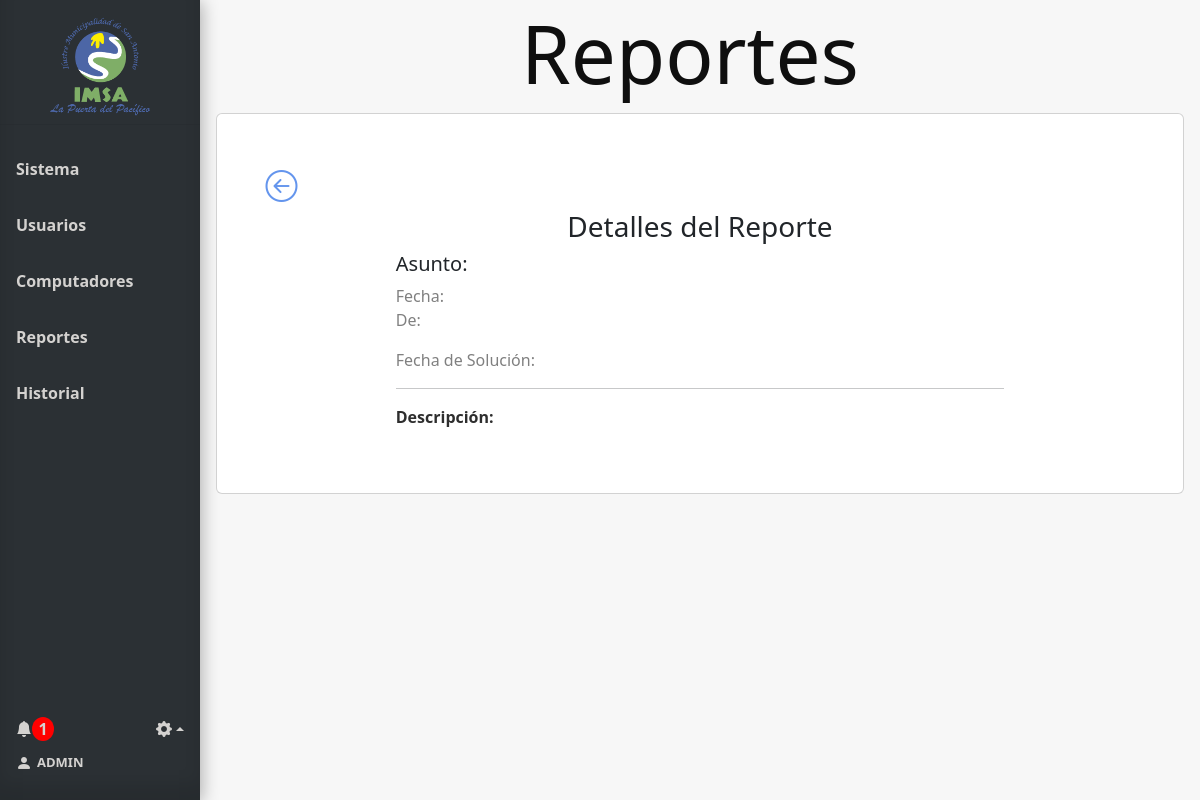
The app's page /ver_reporte/3 (signed in), older data.
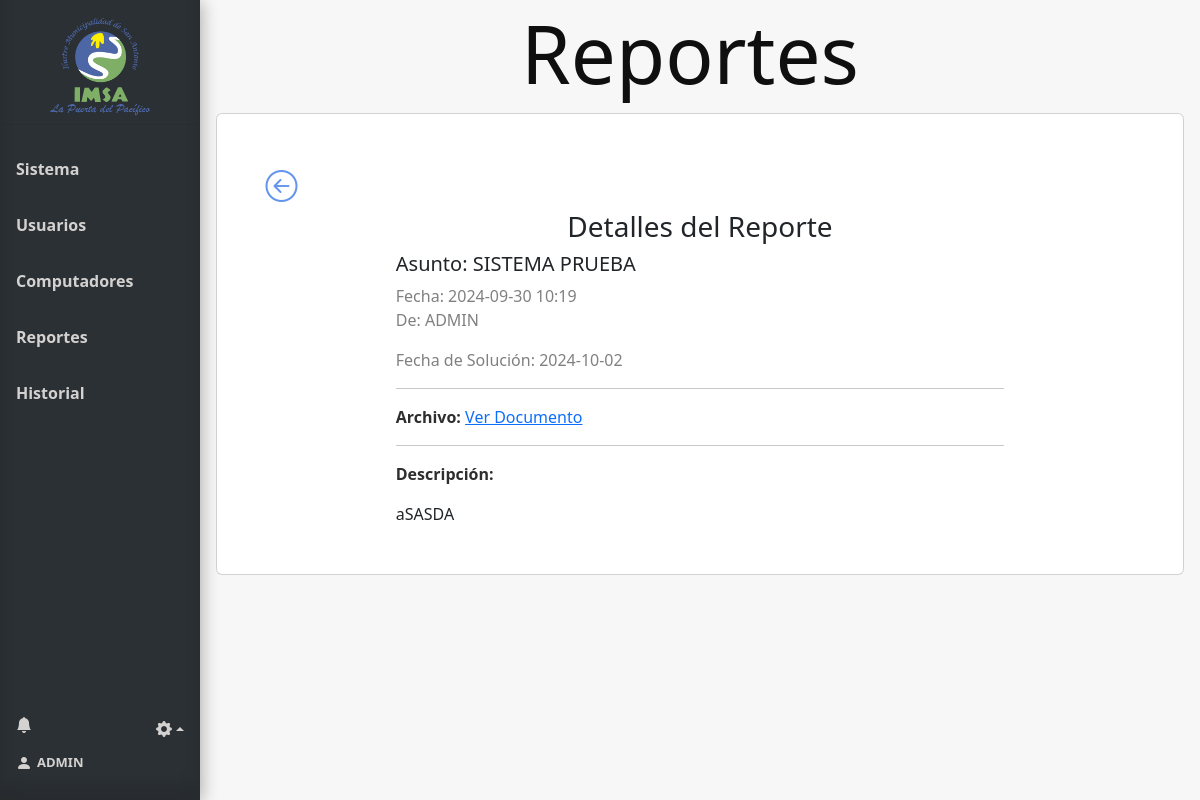
The same page, newer data.
### tables this page shows
CREATE TABLE Usuario (
    Id_usuario INTEGER PRIMARY KEY AUTOINCREMENT,
    Nombre_user VARCHAR(100),
    Email VARCHAR(100),
    Psw VARCHAR(100),
    id_tipo_usuario INTEGER,
    FOREIGN KEY (id_tipo_usuario) REFERENCES Tipo_usuario(id_tipo_usuario)
);

CREATE TABLE Reportes (
    id_reporte INTEGER PRIMARY KEY AUTOINCREMENT,
    usuario_id INTEGER,
    asunto VARCHAR(100) NOT NULL,
    descripcion VARCHAR(300) NOT NULL,
    fecha TIMESTAMP DEFAULT CURRENT_TIMESTAMP,
    fecha_solucion TIMESTAMP,
    archivo VARCHAR,
    FOREIGN KEY (usuario_id) REFERENCES Usuario(Id_usuario)
);

### app.py (the view)
@app.route('/ver_reporte/<int:id_reporte>', methods=['GET'])
@requiere_tipo_usuario(1)
@login_required
def ver_reporte(id_reporte):
    conn = get_db_connection()
    reporte = conn.execute('''
                           SELECT Reportes.id_reporte, Reportes.asunto, Reportes.fecha, Reportes.fecha_solucion, Reportes.descripcion, Reportes.archivo, Usuario.Nombre_user
                           FROM Reportes
                           INNER JOIN Usuario ON Usuario.id_usuario = Reportes.usuario_id
                           WHERE id_reporte = ?
                           ''', (id_reporte,)).fetchone()
    conn.close()
    user=current_user
    num_notificaciones_totales = get_total_notifications(user.id)
    info_notificaciones = get_info_notifications(user.id)
    return render_template('ver_reporte.html', reporte=reporte,  user=user, num_notificaciones_totales=num_notificaciones_totales, info_notificaciones=info_notificaciones)

### app.py (called while the page is built)
@login_manager.user_loader
def load_user(user_id):
    return Usuario.get_by_id(user_id)

def get_db_connection():
    conn = sqlite3.connect('database.db')
    conn.row_factory = sqlite3.Row
    return conn

def requiere_tipo_usuario(*roles_permitidos):
    def decorator(f):
        @wraps(f)
        def decorated_function(*args, **kwargs):
            if 'id_tipo_usuario' not in session:
                return redirect(url_for('login'))
            if session['id_tipo_usuario'] not in roles_permitidos:
                return redirect(url_for('index'))
            return f(*args, **kwargs)
        return decorated_function
    return decorator

def get_total_notifications(user_id):
    conn = get_db_connection()
    total_notifications = conn.execute(
        'SELECT COUNT(*) FROM Notificaciones WHERE id_usuario = ?  AND leido = false',
        (user_id,)
    ).fetchone()[0]
    conn.close()
    return total_notifications

### model.py (called while the page is built)
def get_db_connection():
    conn = sqlite3.connect('database.db')
    conn.row_factory = sqlite3.Row
    return conn

### templates/ver_reporte.html
{% extends 'base.html' %}
{% block head %}
<link rel="stylesheet" href="{{ url_for('static', filename='css/style_verReporte.css')}}">
{% endblock %}
{% block content %}
<h1 class="block-effect" style="--td:0.3s">
    <div class="block-reveal" style="--bc: #2b3034; --d: 0.5s">Reportes</div>
</h1>
<div class="card text-start mb-3">
    <div class="bodyBack">
        <a id="botonBack" href="{{url_for('reportes')}}" aria-valuetext="a">
            <i class="bi bi-arrow-left-circle"  style="font-size: 2rem; color: cornflowerblue;"></i>
        </a>
    </div>
    <div class="report-details" id="ReportDetails">
        <div class="report-details-header">
            <h3>Detalles del Reporte</h3>
        </div>
        <div class="report-details-body">
            <div class="headReporte">
                <h5>Asunto: {{reporte['asunto']}}</h5>
                <p class="fecha">Fecha: {{reporte['fecha']}} <br>De: {{reporte['Nombre_user']}}</p>
            </div>
            <p class="fecha">Fecha de Solución: {{reporte['fecha_solucion']}}</p>
            <hr>
            {% if reporte['archivo'] %}
            <div class="archivoReporte">
                <p><strong>Archivo:</strong> <a href="{{ url_for('uploaded_file', filename=reporte['archivo']) }}"
                        target="_blank">Ver Documento </a></p>
                <hr>
            </div>
            {% endif %}
            <div class="descripcionReporte">
                <p><strong>Descripción:</strong>  </p>
                <div class="descripcion-text">{{ reporte['descripcion'] }}</div>
            </div>
        </div>
    </div>
</div>
{% endblock %}

### templates/base.html (shortened to what this page needs)
<!doctype html>
<html lang="es">
<head>
  {% block head %} {% endblock %}
  <link rel="stylesheet" href="{{ url_for('static', filename='css/style_base.css') }}">
  <link href="https://cdn.jsdelivr.net/npm/bootstrap@5.3.3/dist/css/bootstrap.min.css" rel="stylesheet"
>
  <link href="https://cdn.jsdelivr.net/npm/bootstrap-icons/font/bootstrap-icons.css" rel="stylesheet">
</head>
<body>
  <div class="sidebar" style="display: flex; flex-direction: column; height: 100vh;">
    <div class="tituloMenu">
      <img src="{{ url_for('static', filename='img/logo.png') }}" alt="Logo-IMSA" width="100px">
    </div>
    <hr>
    <a href="{{ url_for('index') }}" class="slide_right {% if request.endpoint == 'index' %}active{% endif %}">
      <b id="menu-link">Sistema</b>
    </a>
    {% if session['id_tipo_usuario'] == 1 %}
    <a href="{{ url_for('usuarios') }}" class="slide_right {% if request.endpoint == 'usuarios' %}active{% endif %}">
      <b id="menu-link">Usuarios</b>
    </a>
    {% endif %}
    <a href="{{ url_for('computadores') }}"
      class="slide_right {% if request.endpoint == 'computadores' %}active{% endif %}">
      <b id="menu-link">Computadores</b>
    </a>
    {% if session['id_tipo_usuario'] == 1 %}
    <a href="{{ url_for('reportes') }}" class="slide_right {% if request.endpoint == 'reportes' %}active{% endif %}">
      <b id="menu-link">Reportes</b>
      {% endif %}
    </a>
    <a href="{{ url_for('historial') }}" class="slide_right {% if request.endpoint == 'historial' %}active{% endif %}">
      <b id="menu-link">Historial</b>
    </a>
    <div class="menuAbajo">
      <div class="ajuste_notificacion">
        <div class="notificacion">
          <a href="" class="icon" data-bs-toggle="modal" data-bs-target="#ModalNotifiaciones" style="text-decoration: none;">
            <i class="bi bi-bell-fill" style="display: flex; align-items: center;"></i>
            <div>
              {% if num_notificaciones_totales > 0 %}
              <strong id="numero_notificacion">{{ num_notificaciones_totales }}</strong>
              {% endif %}
            </div>
          </a>
        </div>
        <div class="ajustes btn-group dropup">
          <a href="" class="dropdown-toggle icon" data-bs-toggle="dropdown" aria-expanded="false">
            <i class="bi bi-gear-fill"></i></a>
        </div>
      </div>
      <div class="bodyCuenta">
        <a href="{{ url_for('cuenta') }}" id="cuenta">
          <i class="bi bi-person-fill" style="margin-right: 5px;"></i>
          <b style="font-size: small;"> {{ user.nombre_usuario}}</b>
        </a>
      </div>
    </div>
  </div>
  <div class="content">
    {% block content %}
    {% endblock %}
  </div>
</body>
</html>

Row changes from the older to the newer data that the page shows:
shown differently, row unchanged: Usuario "ADMIN": Nombre_user (not shown) → "ADMIN"
added Reportes: asunto "SISTEMA PRUEBA", fecha "2024-09-30 10:19", fecha_solucion "2024-10-02", descripcion "aSASDA"
Text that changed along with them:
{{ num_notificaciones_totales }}: "1" → (not shown)
text now shown: "Archivo: Ver Documento"
